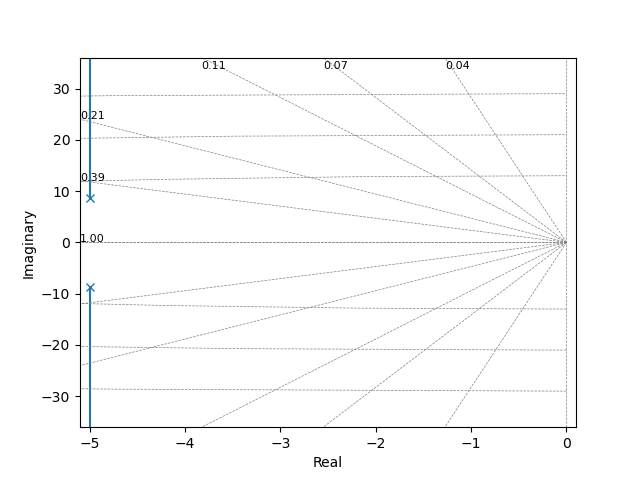

Source code (Python):
import control
import matplotlib.pyplot as plt
import scipy

num = [1]
denum = [1, 10, 100]
GH = control.tf(num, denum)
print(GH)
rlist, klist = control.rlocus(GH)
plt.show()
